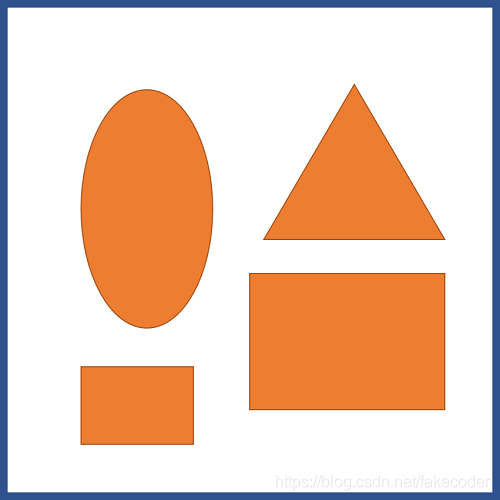
%> input picture 智能制造系统案例/4 使用微型飞行器的自主授粉路径规划/Code/Astar 2D (matlab)/map.png, 500 x 500 px
$ octave Astar2D.m   (GNU Octave 9; MATLAB toolbox functions it lacks are replaced by stand-ins)
%> lines starting %> are read from the running program, lines starting %| are printed output that depends on the picture; in (x1, y1, x2, y2) boxes, pixels count from 0 and x2, y2 are one past the last pixel; in counts of white or black regions, pixels touching at a corner belong together; the program's own positions count from 1
%***************************************
%Author: Yiming OU   ——2021.06.21
%Filename: main_Astar.m
%***************************************
clear;
clc;

% 初始化地图
pic = imread('map.png');  %读取图像
%> pic is the input picture: size 500x500x3 uint8; mean R, G, B 236.2, 204.9, 185.9
pic_gray = rgb2gray(pic);
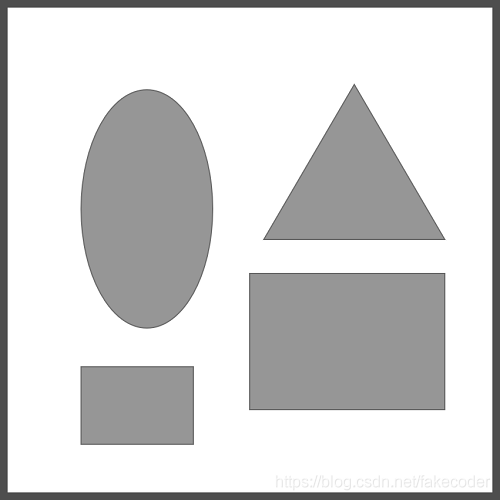
%> pic_gray: size 500x500 uint8; min 70, max 255, mean 212.1
thresh = 0.9;  % 根据实际需求取值
map = imbinarize(pic_gray, thresh); % thresh=0.5 表示将灰度128以下的像素全部变为黑色，灰度在128以上的像素全部变为白色。
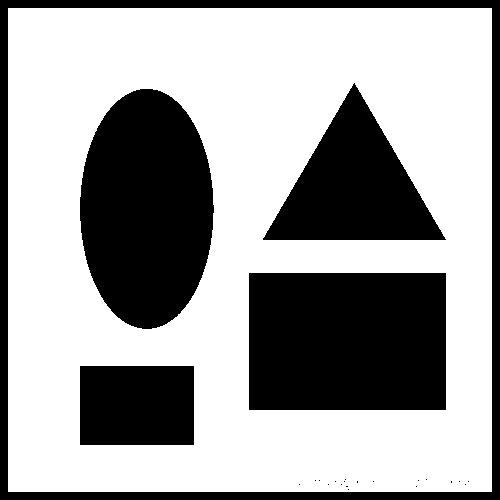
%> map: size 500x500 logical; 63.5% white; 24 black regions (19 under 20 px), largest, box (x1, y1, x2, y2) and area: (249, 273, 446, 410) 26989, (80, 89, 214, 329) 25133, (0, 0, 500, 500) 15744, (263, 83, 446, 240) 14428, (80, 366, 194, 445) 9006
map = imcomplement(map);   %二值取反
%> the run ends on the next line

%起点坐标和目标点坐标[x, y]，分别对应列序号和行序号
q_group = [[110,40]; [45,340]; [404,71]; [216,308]; [228,419]];
[size_q_group, ~] = size(q_group);
%% 路径规划
edges = cell(size_q_group, size_q_group);
path = cell(size_q_group, size_q_group);
vertices = cell(size_q_group, size_q_group);

tic

for ii = 1 : size_q_group
    for jj = (ii + 1) : size_q_group

        [edges{ii,jj}, path{ii,jj}, vertices{ii,jj}] = Astar(map, q_group(ii,:), q_group(jj,:));%A*算法
